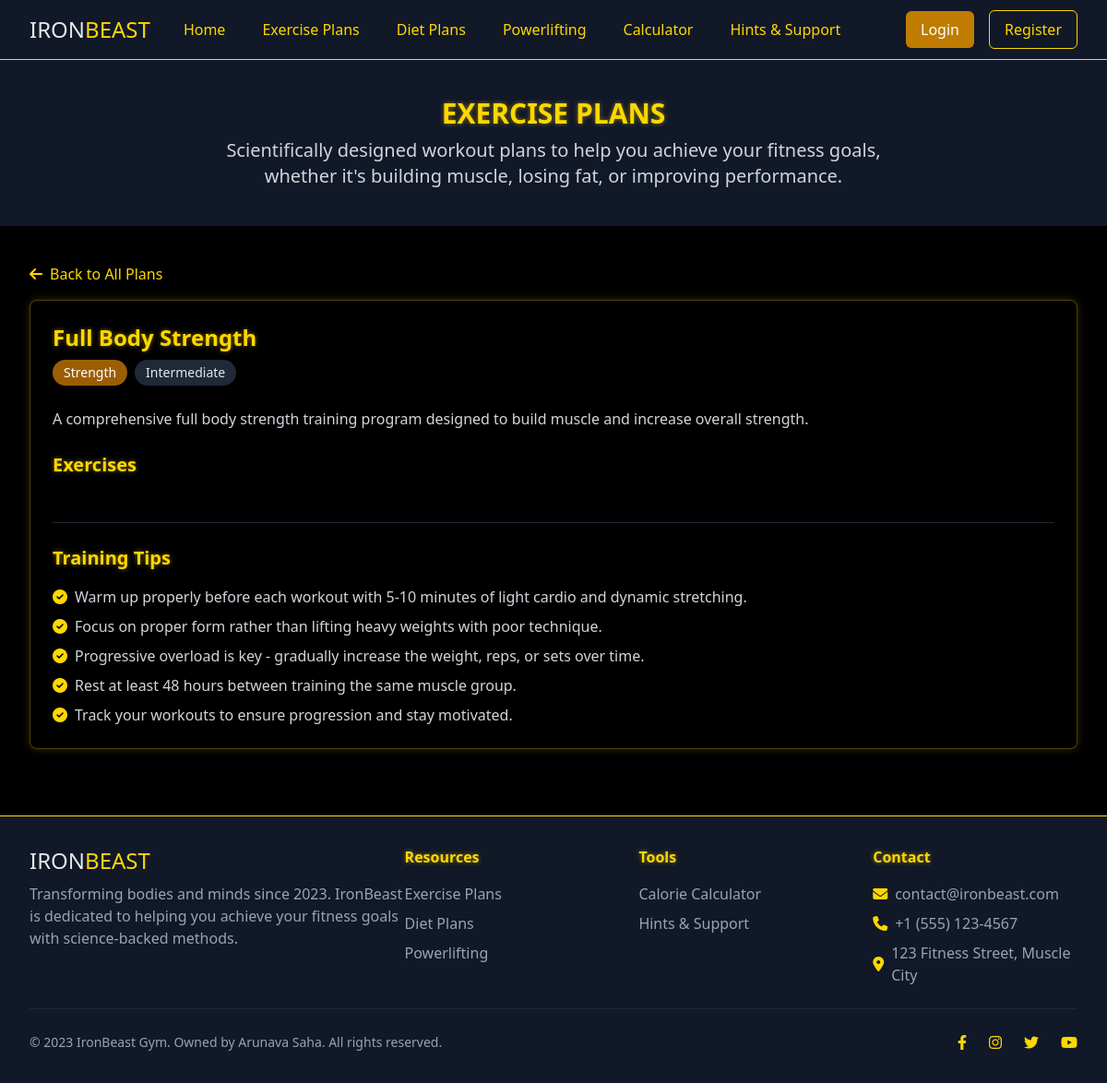
Screenshot of /exercise-plan/1 with the database file from the repository.
### models.py (models this page shows)
class ExercisePlan(db.Model):
    id = db.Column(db.Integer, primary_key=True)
    name = db.Column(db.String(100), nullable=False)
    category = db.Column(db.String(50), nullable=False)  # e.g., "strength", "cardio", "powerlifting"
    description = db.Column(db.Text, nullable=False)
    difficulty = db.Column(db.String(20), nullable=False)  # "beginner", "intermediate", "advanced"
    exercises = db.relationship('Exercise', backref='plan', lazy=True)

### routes.py (the view)
@app.route('/exercise-plan/<int:plan_id>')
def exercise_plan_detail(plan_id):
    muscle_group = request.args.get('muscle_group')
    plan = ExercisePlan.query.get_or_404(plan_id)
    if muscle_group:
        exercises = Exercise.query.filter_by(plan_id=plan_id, muscle_group=muscle_group).all()
    else:
        exercises = Exercise.query.filter_by(plan_id=plan_id).all()
    plan_muscle_groups = (
        db.session.query(Exercise.muscle_group)
        .filter_by(plan_id=plan_id)
        .distinct()
        .all()
    )
    plan_muscle_groups = [m[0] for m in plan_muscle_groups if m[0]]
    return render_template(
        'exercise_plans.html',
        plan=plan,
        exercises=exercises,
        is_detail=True,
        muscle_groups=plan_muscle_groups,
        selected_muscle_group=muscle_group
    )

### templates/exercise_plans.html (shortened to what this page needs)
{% extends 'base.html' %}
{% block content %}
    <div class="bg-gray-900 py-10">
        <div class="max-w-7xl mx-auto px-4 sm:px-6 lg:px-8">
            <h1 class="text-3xl font-bold text-center golden-text mb-2">EXERCISE PLANS</h1>
            <p class="text-xl text-center text-gray-300 max-w-3xl mx-auto">
                Scientifically designed workout plans to help you achieve your fitness goals, whether it's building muscle, losing fat, or improving performance.
            </p>
        </div>
    </div>
    <div class="bg-black py-10">
        <div class="max-w-7xl mx-auto px-4 sm:px-6 lg:px-8">
            {% if is_detail is defined and is_detail %}
                <div class="mb-8">
                    <a href="{{ url_for('exercise_plans') }}" class="text-gold-500 hover:text-gold-400 flex items-center mb-4">
                        <i class="fas fa-arrow-left mr-2"></i> Back to All Plans
                    </a>
                    <div class="golden-card rounded-lg p-6">
                        <h2 class="text-2xl font-bold golden-text mb-2">{{ plan.name }}</h2>
                        <div class="flex flex-wrap items-center mb-4 text-sm">
                            <span class="bg-gold-800 text-white px-3 py-1 rounded-full mr-2 mb-2">{{ plan.category|capitalize }}</span>
                            <span class="bg-gray-800 text-gray-200 px-3 py-1 rounded-full mb-2">{{ plan.difficulty|capitalize }}</span>
                        </div>
                        <p class="text-gray-300 mb-6">{{ plan.description }}</p>
                        <h3 class="text-xl font-semibold golden-text mb-4">Exercises</h3>
                        <div class="mt-8 pt-6 border-t border-gray-800">
                            <h3 class="text-xl font-semibold golden-text mb-4">Training Tips</h3>
                            <ul class="space-y-2 text-gray-300">
                                <li class="flex items-start">
                                    <i class="fas fa-check-circle text-gold-500 mt-1 mr-2"></i>
                                    <span>Warm up properly before each workout with 5-10 minutes of light cardio and dynamic stretching.</span>
                                </li>
                                <li class="flex items-start">
                                    <i class="fas fa-check-circle text-gold-500 mt-1 mr-2"></i>
                                    <span>Focus on proper form rather than lifting heavy weights with poor technique.</span>
                                </li>
                                <li class="flex items-start">
                                    <i class="fas fa-check-circle text-gold-500 mt-1 mr-2"></i>
                                    <span>Progressive overload is key - gradually increase the weight, reps, or sets over time.</span>
                                </li>
                                <li class="flex items-start">
                                    <i class="fas fa-check-circle text-gold-500 mt-1 mr-2"></i>
                                    <span>Rest at least 48 hours between training the same muscle group.</span>
                                </li>
                                <li class="flex items-start">
                                    <i class="fas fa-check-circle text-gold-500 mt-1 mr-2"></i>
                                    <span>Track your workouts to ensure progression and stay motivated.</span>
                                </li>
                            </ul>
                        </div>
                    </div>
                </div>
            {% endif %}
        </div>
    </div>
{% endblock %}

### static/css/custom.css (style rules this page uses)
body { background-color: #000; position: relative; }
body::before { content: ""; position: fixed; top: 0; left: 0; width: 100%; height: 100%; z-index: -1; background-image: url('/static/images/muscular-silhouette.png'); background-size: cover; background-position: center; background-repeat: no-repeat; opacity: 0.25; pointer-events: none; }
.golden-text { color: #FFD700; text-shadow: 0 0 5px rgba(255, 215, 0, 0.5); }
.golden-card { background-color: rgba(0, 0, 0, 0.7); border: 1px solid rgba(255, 215, 0, 0.3); box-shadow: 0 0 10px rgba(255, 215, 0, 0.2); transition: all 0.3s ease; }

### rows the page displays
ExercisePlan: name "Full Body Strength", category "Strength", difficulty "Intermediate", description "A comprehensive full body strength training program designed to build muscle and increase overall strength."
